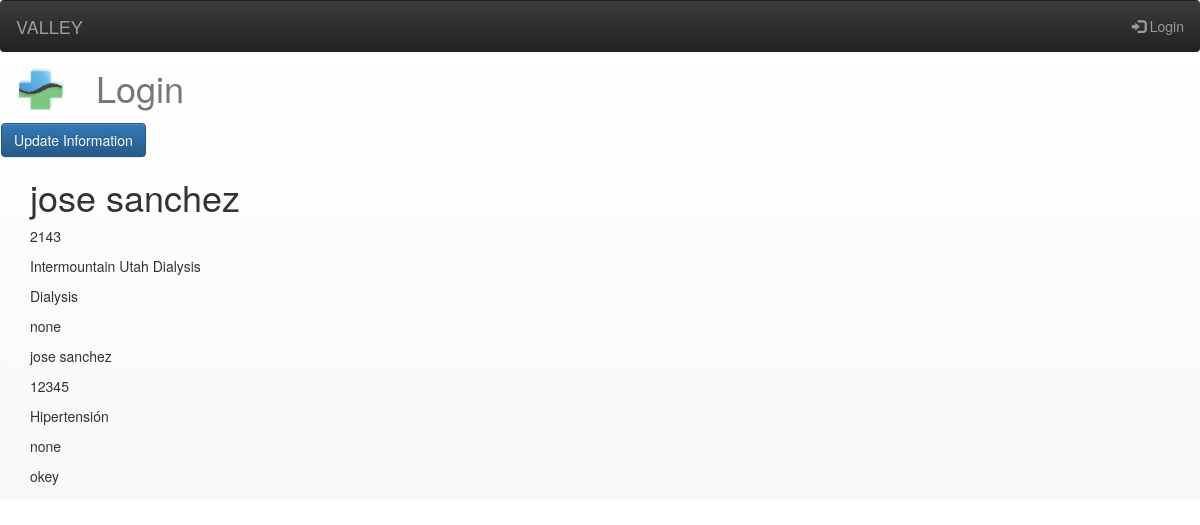
Page /passengers/view/1/ on the committed database.
### passenger/models.py (models this page shows, shortened)
class Passenger(models.Model):
    first_name = models.CharField(max_length=50)
    last_name = models.CharField(max_length=50)
    room = models.CharField(max_length=100)
    destination = models.CharField(max_length=100)
    pick_up_adress = models.CharField(max_length=100)
    reciving_facility =  models.CharField(max_length=100)
    reason_for_transfer = models.CharField(max_length=100)
    passenger_information = models.CharField(max_length=100)
    pick_up_date = models.DateField(default=datetime.now, null=True)
    pick_up_time = models.TimeField(null=True )
    appointment_time = models.TimeField( null=True)
    trip = models.CharField(max_length=1, choices=OPTIONS_TRIP, null=True)
    name_and_contact_informtion = models.CharField(max_length=100, )
    proof_of_service = models.CharField(max_length=100, )
    medical_condition = models.ForeignKey(Medical_condition, on_delete=models.CASCADE)
    does_patient_requiere_special_equipment = models.CharField(max_length=100, )
    physical_condition = models.CharField(max_length=100, )

### transporte/models.py (models this page shows)
class Medical_condition(models.Model):
    condition = models.CharField(max_length=50)
    important_considerations = models.TextField(max_length=500)
    def __unicode__(self):              # __unicode__ on Python 2
        return self.condition

### passenger/views.py (the view)
# urls.py: url(r'^passengers/view/(?P<pk>[0-9]+)/$', PassengerDetailView.as_view(), name='passenger-detail'),
class PassengerDetailView(DetailView):
    model = Passenger

### passenger/templates/passenger/passenger_detail.html (shortened to what this page needs)
{%extends "base.html" %}{% block content %}
<nav class="navbar navbar-default">
  <div class="container-fluid">
    <div class="navbar-header">
      <a class="navbar-brand" href="#">
        <img alt="Brand" src="/media/logo03.jpeg" style="width:50px">
      </a>
<h1 class="navbar-text navbar-right"> <a href="http://juanman982.pythonanywhere.com/admin/" class="navbar-link">Login</a></h1>
    </div>
  </div
</nav>
<a href="/passenger/edit/{{object.id}}" class="btn btn-primary">Update Information</a>
<div class="container">
<h1>{{object.first_name}} {{object.last_name}}</h1>
    <p>{{object.room}}</p
    <p>{{object.destiny}}</p>
    <p>{{object.reciving_facility}}</p>
    <p>{{object.reason_for_transfer}}</p>
    <p>{{object.passenger_information}}</p>
    <p>{{object.name_and_contact_informtion}}</p>
    <p>{{object.proof_of_service}}</p>
    <p>{{object.medical_condition}}</p>
    <p>{{object.does_patient_requiere_special_equipment}}</p>
    <p>{{object.physical_condition}}</p>
</div>
{% endblock  %}

### passenger/templates/base.html (style rules this page uses)
body { padding-top: 00px; }
.navbar { position: relative; min-height: 50px; margin-bottom: 0px; border: 1px solid transparent; }

### rows in the picture
Passenger: first_name "jose", last_name "sanchez", room "2143", reciving_facility "Intermountain Utah Dialysis", reason_for_transfer "Dialysis", passenger_information "none", name_and_contact_informtion "jose sanchez", proof_of_service "12345", medical_condition "Hipertensión", does_patient_requiere_special_equipment "none", physical_condition "okey"
